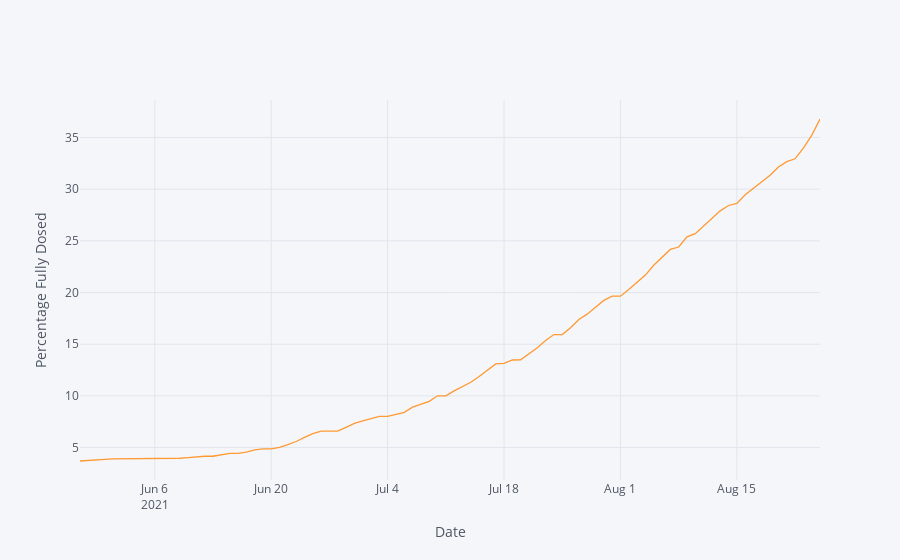

Notebook code cell kept with this figure:
### Code cell
fig = percent.iplot(xTitle='Date',yTitle='Percentage Fully Dosed', asFigure=True)
fig
